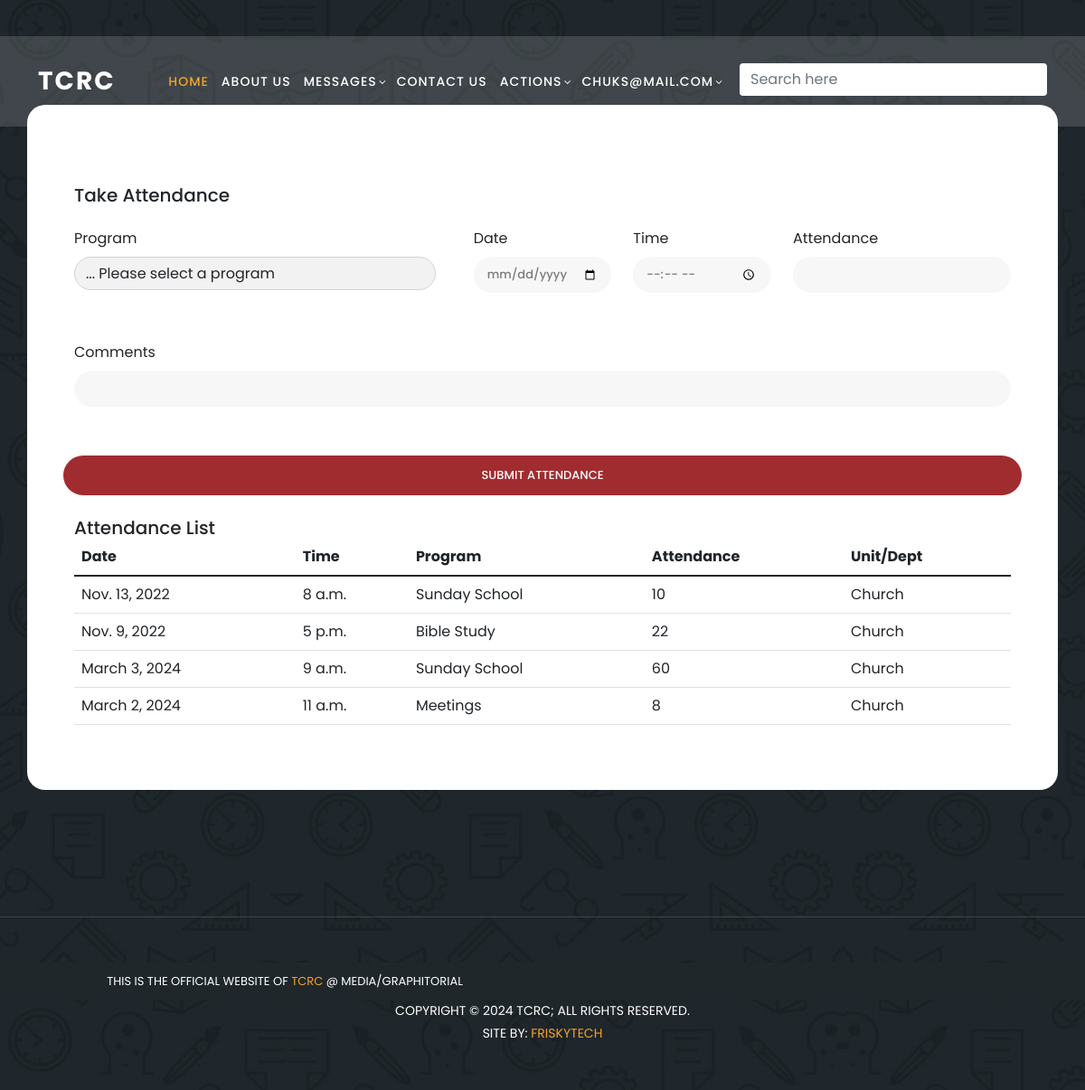
Page /attendance/ (signed in) on the committed database.
### church/models.py (models this page shows, shortened)
class Attendance(models.Model):
    program = models.ForeignKey(Program, on_delete=models.CASCADE)
    date = models.DateField()
    time = models.TimeField()
    unit_dept = models.ForeignKey(
        UnitsAndDepartments, on_delete=models.CASCADE, null=True, blank=True)
    attendance = models.IntegerField()
    comment = models.CharField(max_length=225, null=True, blank=True)
    created_by = models.ForeignKey(User, on_delete=models.CASCADE)

class Program(models.Model):
    program_type = models.CharField(max_length=20, choices=PROGRAM_TYPE)
    title = models.CharField(max_length=225)
    date_created = models.DateField(auto_now=True)
    def __str__(self):
        return self.title

### church/views.py (the view, shortened to what this page needs)
# urls.py: path('attendance/', attendance_view, name='attendance'),
def attendance_view(request):
    msg = ""
    unit_dept = MembershipRegister.objects.get(
        user_id=request.user.id).unit_dept
    attendance_list = Attendance.objects.filter(unit_dept__id=unit_dept.id)
    programs = Program.objects.filter(program_type='group')
    council_member = CouncilMember.objects.filter(user_id=request.user.id)
    if council_member or unit_dept.title == 'Ushering':
        programs = Program.objects.all()
        attendance_list = Attendance.objects.filter(unit_dept__isnull=True)
        unit_dept.id = ''
    context = {'programs': programs, "msg": msg,
               'attendance_list': attendance_list}
    return render(request, 'church/attendance.html', context)

### templates/church/attendance.html (shortened to what this page needs)
{% extends 'base.html' %}
{% load static %}
{% block content %}
<section class="contact-us" id="contact">
    <div class="container">
      <div class="row">
        <div class="col-lg-12 align-self-center">
            <form class="row g-4" id="contact" action="" method="POST">{% csrf_token %}
                <h5>Take Attendance</h5>
                <div class="col-md-5">
                    <label for="" class="form-label">Program</label><br>
                    <select class="form-control col-md-4" name="program" id="selectBox" required>
                        <option selected disabled value="">... Please select a program</option>
                    </select>
                </div>
                <div class="col-md-2">
                    <label for="" class="form-label">Date</label>
                    <input type="date" name="date" required>
                </div>
                <div class="col-md-2">
                    <label for="" class="form-label">Time</label>
                    <input type="time" name="time" required>
                </div>
                <div class="col-md-3">
                    <label for="" class="form-label">Attendance</label>
                    <input type="number" name="attendance" required>
                </div>
                <div class="col-md-12">
                    <label for="" class="form-label">Comments</label>
                    <input type="text" name="comment">
                </div>
                <button class="btn btn-primary">Submit Attendance</button>
                <div class="col-md-12">
                    <h5>Attendance List</h5>
                    <div class="table table-responsive">
                        <table class="table">
                            <thead>
                                <th>Date</th>
                                <th>Time</th>
                                <th>Program</th>
                                <th>Attendance</th>
                                <th>Unit/Dept</th>
                              </thead>
                              <tbody>
                                {% for attendance in attendance_list %}
                                <tr>
                                  <td>{{ attendance.date }}</td>
                                  <td>{{ attendance.time }}</td>
                                  <td>{{ attendance.program }}</td>
                                  <td>{{ attendance.attendance }}</td>
                                  {% if attendance.unit_dept %}
                                    <td>{{ attendance.unit_dept }}</td>
                                  {% else %}
                                    <td>Church</td>
                                  {% endif %}
                                </tr>
                                {% endfor %}
                              </tbody>
                        </table>
                    </div>
                </div>
            </form>
        </div>
      </div>
    </div>
    {% include 'base_files/footer.html' %}
  </section>
{%endblock%}

### templates/base.html (shortened to what this page needs)
<!DOCTYPE html>
<html lang="en">
<head>
    {% include 'base_files/css.html' %}
    {% include 'base_files/navbar.html' %}
</head>
<body>
    {% block content %}
    {% endblock %}
</body>
</html>

### templates/base_files/css.html (shortened to what this page needs)
{% load static %}
<link href="{% static 'vendor/bootstrap/css/bootstrap.min.css' %}" rel="stylesheet">
<link rel="stylesheet" href="{% static 'assets/css/fontawesome.css' %}">
<link rel="stylesheet" href="{% static 'assets/css/templatemo-edu-meeting.css' %}">
<link rel="stylesheet" href="{% static 'assets/css/owl.css' %}">
<link rel="stylesheet" href="{% static 'assets/css/lightbox.css' %}">
<link rel="stylesheet" href="/static/assets/css/font-awesome-all.min.css">

### templates/base_files/navbar.html (shortened to what this page needs)
{% load static %}
    <header class="header-area header-sticky">
        <div class="container">
            <div class="row">
                <div class="col-12">
                    <nav class="main-nav">
                        <a href="{% url 'home' %}" class="logo">
                            TCRC
                        </a>
                        <ul class="nav">
                            <li><a href="{% url 'home' %}" class="active">Home</a></li>
                            <li><a href="{% url 'about_us' %}">About Us</a></li>
                            <li class="has-sub">
                                <a href="javascript:void(0)">Messages</a>
                            </li>
                            <li class="scroll-to-section"><a href="#contact">Contact Us</a></li>
                            {% if request.user.is_authenticated %}
                            <li class="has-sub">
                              <a href="javascript:void(0)">ACTIONS</a>
                            </li>
                            <li class="has-sub">
                              <a href="javascript:void(0)">{{request.user}}</a>
                            </li>
                            {% else %}
                              <li><a href="{% url 'login' %}">Login</a></li>
                            {% endif %}
                            {% if request.user.is_authenticated and request.user.is_superuser %}
                              <li>
                                <ul>
                                  <li>
                                      <form method="GET" action="{% url 'search' %}">
                                        <input name="q" value="{{ request.GET.q }}" type="text"
                                            class="form-control border-0 shadow-none" placeholder="Search here">
                                      </form>
                                  </li>
                                </ul>
                              </li>
                            {% endif %}
                        </ul>
                    </nav>
                </div>
            </div>
        </div>
    </header>

### templates/base_files/footer.html
<div class="footer">
    <div class="sub-header">
        <div class="container">
          <div class="row">
            <div class="col-lg-6 col-sm-6">
              <div class="left-content">
                <p>This is the official website of <em>TCRC</em> @ Media/Graphitorial</p>
              </div>
            </div>
            <div class="col-lg-6 col-sm-4">
              <div class="right-icons">
                <ul>
                  <li><a href="#"><i class="fa-brands fa-facebook"></i></a></li>
                  <li><a href="#"><i class="fa-brands fa-twitter"></i></a></li>
                  <li><a href="#"><i class="fa-brands fa-whatsapp"></i></a></li>
                </ul>
              </div>
            </div>
          </div>
        </div>
      </div>
    <p>Copyright © {% now "Y" %} TCRC; All Rights Reserved.
        <br>Site by: <a href="" target="_parent" title="Code in Lights">friskyTech</a>
    </p>
  </div>

### templates/base_files/js.html (shortened to what this page needs)
{% load static %}

### templates/church/attendance.html (style rules this page uses)
#selectBox { border-radius: 25px; display: inline-block; overflow: hidden; background: hsl(0, 0%, 95%); height: 37px; width: 400px; }

### rows in the picture
Attendance: date "Nov. 13, 2022", time "8 a.m.", program "Sunday School", attendance "10", shows "Church"
Attendance: date "Nov. 9, 2022", time "5 p.m.", program "Bible Study", attendance "22", shows "Church"
Attendance: date "March 3, 2024", time "9 a.m.", program "Sunday School", attendance "60", shows "Church"
Attendance: date "March 2, 2024", time "11 a.m.", program "Meetings", attendance "8", shows "Church"

### other values in the picture
{{ request.user }} "CHUKS@MAIL.COM"
